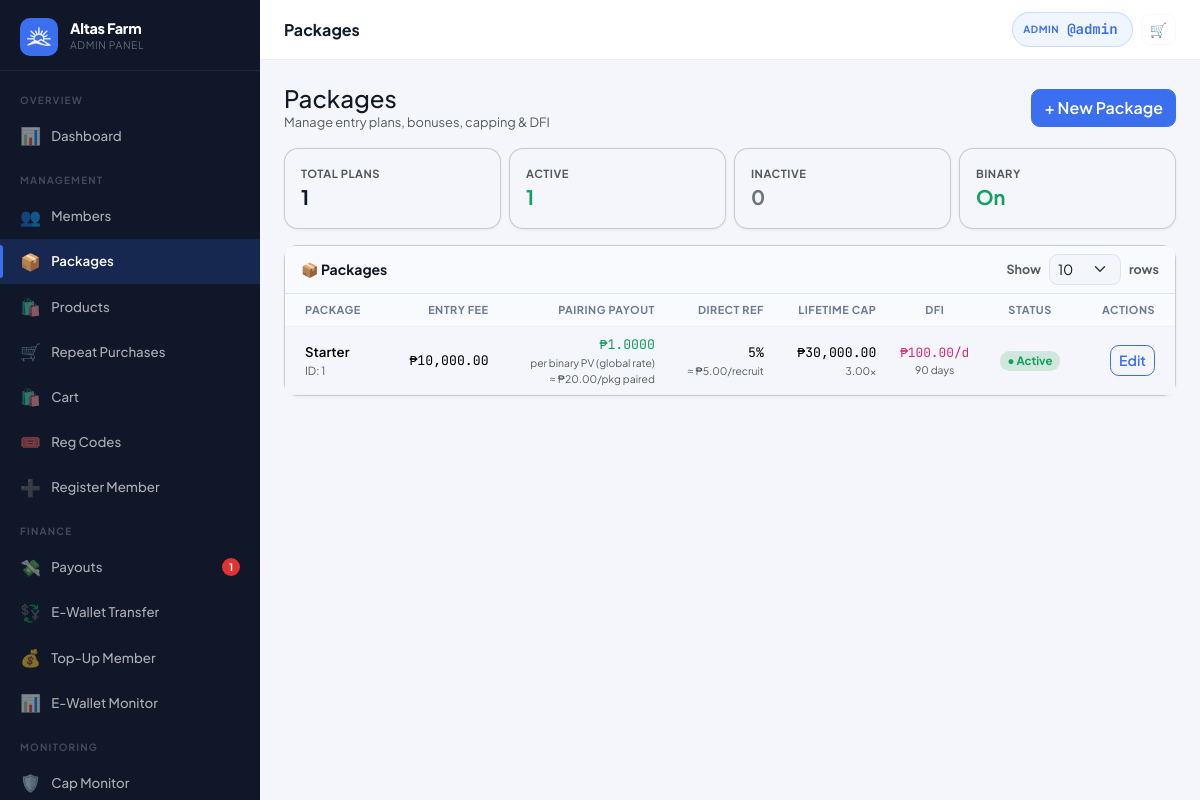
/?page=admin_packages (signed in), run on an earlier commit of the app's database.
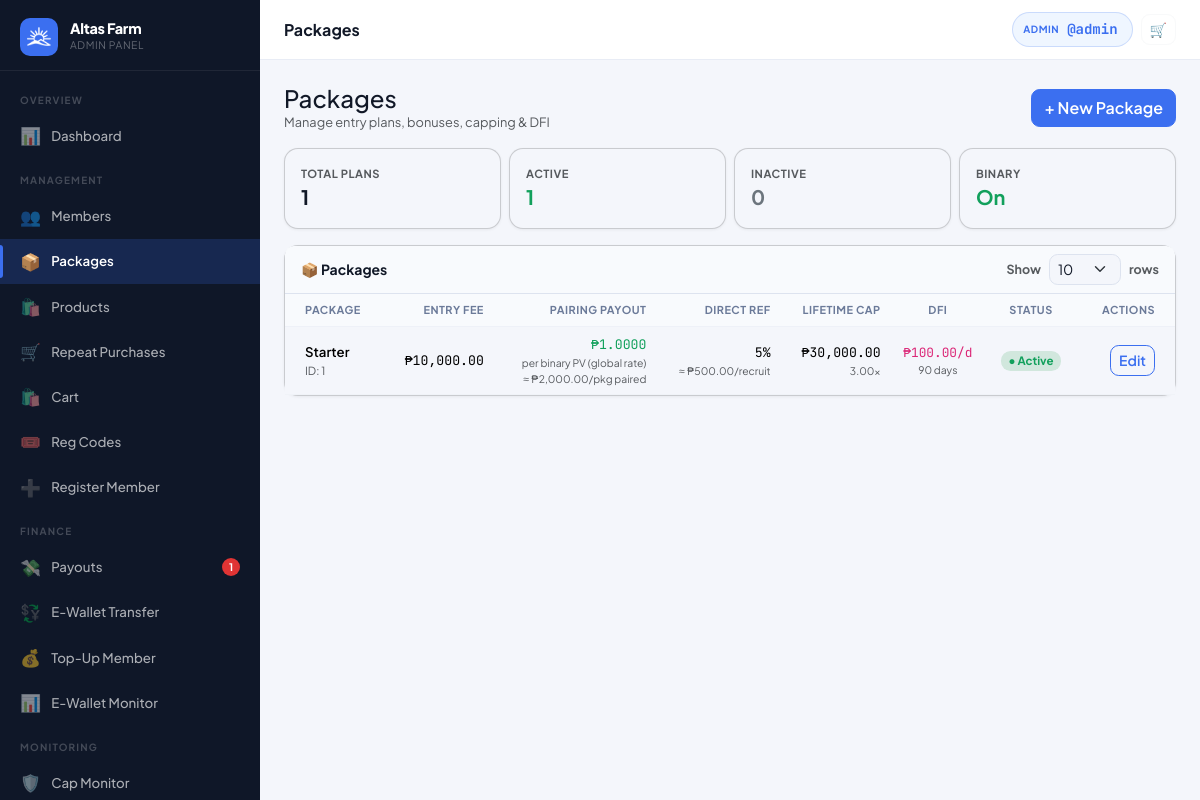
And on a later commit of the database.
### tables this page shows
CREATE TABLE settings (
  key_name   VARCHAR(80) NOT NULL PRIMARY KEY,
  value      TEXT        NOT NULL,
  updated_at TIMESTAMP DEFAULT CURRENT_TIMESTAMP ON UPDATE CURRENT_TIMESTAMP
);

CREATE TABLE users (
  id                INT UNSIGNED AUTO_INCREMENT PRIMARY KEY,
  username          VARCHAR(40)  NOT NULL UNIQUE,
  password_hash     VARCHAR(255) NOT NULL,
  role              ENUM('member','admin') NOT NULL DEFAULT 'member',
  package_id        INT UNSIGNED NULL,
  reg_code_id           INT UNSIGNED NULL,
  reg_payment_method    ENUM('code','ewallet','pending') NOT NULL DEFAULT 'code',
  reg_paid_by           INT UNSIGNED NULL,

   
  sponsor_id        INT UNSIGNED NULL,
  binary_parent_id  INT UNSIGNED NULL,
  binary_position   ENUM('left','right') NULL,

   
  left_count        INT UNSIGNED NOT NULL DEFAULT 0,
  right_count       INT UNSIGNED NOT NULL DEFAULT 0,
  pairs_paid        INT UNSIGNED NOT NULL DEFAULT 0,
  pairs_flushed     INT UNSIGNED NOT NULL DEFAULT 0,
  pairs_paid_today  INT UNSIGNED NOT NULL DEFAULT 0,   

   
  left_pv           DECIMAL(14,2) NOT NULL DEFAULT 0.00 COMMENT 'Accumulated PV on left binary leg',
  right_pv          DECIMAL(14,2) NOT NULL DEFAULT 0.00 COMMENT 'Accumulated PV on right binary leg',
  paired_pv         DECIMAL(14,2) NOT NULL DEFAULT 0.00 COMMENT 'Total paired PV lifetime',
  paired_pv_today   DECIMAL(14,2) NOT NULL DEFAULT 0.00 COMMENT 'Paired PV today (reset by midnight cron)',
  flushed_pv        DECIMAL(14,2) NOT NULL DEFAULT 0.00 COMMENT 'PV flushed in binary pairing',
  personal_pv       DECIMAL(14,2) NOT NULL DEFAULT 0.00 COMMENT 'Personal sales PV from downline product purchases',
  group_pv          DECIMAL(14,2) NOT NULL DEFAULT 0.00 COMMENT 'Group sales PV from downline',

   
  lifetime_earned       DECIMAL(14,2) NOT NULL DEFAULT 0.00,
  cap_status            ENUM('active','capped','perminact') NOT NULL DEFAULT 'active',
  capping_bypass        TINYINT(1)   NOT NULL DEFAULT 0,
  daily_cap_bypass      TINYINT(1)   NOT NULL DEFAULT 0,
  capped_at             TIMESTAMP NULL,
  last_reactivation_at  TIMESTAMP NULL,
  dfi_days_used         INT UNSIGNED NOT NULL DEFAULT 0,
  dfi_active            TINYINT(1)   NOT NULL DEFAULT 1,
  cd_active             TINYINT(1)   NOT NULL DEFAULT 0,
  ewallet_sent_today      DECIMAL(12,2) NOT NULL DEFAULT 0.00,
  ewallet_sent_this_week  DECIMAL(12,2) NOT NULL DEFAULT 0.00,

   
  full_name         VARCHAR(120) NULL,
  email             VARCHAR(120) NULL,
  mobile            VARCHAR(20)  NULL,
  gcash_number       VARCHAR(20)  NULL,
  maya_number        VARCHAR(20)  NULL,
  usdt_trc20_address VARCHAR(100) NULL,
  usdt_bep20_address VARCHAR(100) NULL,
  address            TEXT         NULL,
  photo             VARCHAR(200) NULL,

  ewallet_balance       DECIMAL(14,2) NOT NULL DEFAULT 0.00,
  withdrawable_balance  DECIMAL(14,2) NOT NULL DEFAULT 0.00,
  status                ENUM('active','suspended','pending') NOT NULL DEFAULT 'active',
  joined_at         TIMESTAMP DEFAULT CURRENT_TIMESTAMP,
  last_login        TIMESTAMP NULL,

  FOREIGN KEY (sponsor_id)       REFERENCES users(id) ON DELETE SET NULL,
  FOREIGN KEY (binary_parent_id) REFERENCES users(id) ON DELETE SET NULL,
  FOREIGN KEY (package_id)       REFERENCES packages(id) ON DELETE SET NULL
);

CREATE TABLE packages (
  id                        INT UNSIGNED AUTO_INCREMENT PRIMARY KEY,
  name                      VARCHAR(80)      NOT NULL,
  entry_fee                 DECIMAL(12,2)    NOT NULL,
  package_pv_rate           DECIMAL(14,2)    NOT NULL DEFAULT 10000.00 COMMENT 'Absolute PV amount (not a percentage) — basis for direct/indirect/DFI/binary PV',
  binary_pv_pct             DECIMAL(5,2)     NOT NULL DEFAULT 20.00 COMMENT 'Percentage of Package PV that becomes binary PV',
   
  pairing_bonus             DECIMAL(12,2)    NOT NULL DEFAULT 0.00,
  daily_pair_cap            TINYINT UNSIGNED NOT NULL DEFAULT 3,
   
  pairing_pv_pct            DECIMAL(5,2)     NOT NULL DEFAULT 0.00 COMMENT 'Pairing bonus = paired_pv * (pairing_pv_pct/100) * pv_per_peso_rate',
  daily_pair_pv_cap         DECIMAL(14,2)    NOT NULL DEFAULT 0.00 COMMENT 'Max paired PV per member per day',
   
  direct_ref_bonus          DECIMAL(12,2)    NOT NULL DEFAULT 0.00,
   
  direct_ref_pv_pct         DECIMAL(5,2)     NOT NULL DEFAULT 0.00 COMMENT 'Direct referral bonus = package_pv * (direct_ref_pv_pct/100) * pv_per_peso_rate',
   
  lifetime_cap_multiplier   DECIMAL(5,2)     NOT NULL DEFAULT 3.00,
  reactivation_fee          DECIMAL(12,2)    NOT NULL DEFAULT 0.00,
  reactivation_window_days  INT              NOT NULL DEFAULT 15,
  daily_fixed_income        DECIMAL(12,2)    NOT NULL DEFAULT 0.00,
  daily_fixed_income_days   INT              NOT NULL DEFAULT 90,
  dfi_pv_pct                DECIMAL(5,2)     NOT NULL DEFAULT 0.00 COMMENT 'DFI = package_pv * dfi_pv_pct * pv_per_peso_rate (0 = use fixed daily_fixed_income)',
  personal_pv_requirement   DECIMAL(14,2)    NOT NULL DEFAULT 0.00 COMMENT 'Per-package personal PV gate for repeat purchase commissions',
  status                    ENUM('active','inactive') NOT NULL DEFAULT 'active',
  created_at                TIMESTAMP DEFAULT CURRENT_TIMESTAMP
);

### views/admin/packages.php (the view, shortened to what the rows shown need)
<?php require 'views/partials/head.php'; ?>
<?php require 'views/partials/sidebar_admin.php'; ?>
<div class="main-content">
  <?php require 'views/partials/topbar.php'; ?>
  <div class="page-content">
    <?php
    $activePkg = count(array_filter(Package::all() ?: [], fn($p) => $p['status'] === 'active'));
    $binaryEnabled = setting('binary_enabled', '1') === '1';
    ?>
    <div class="row g-2 mb-3">
      <div class="col-6 col-md-3">
        <div class="card p-3">
          <div class="text-muted" style="font-size:.7rem;font-weight:700;text-transform:uppercase;letter-spacing:.5px;">Active</div>
          <div class="fw-bold fs-5 text-success"><?= $activePkg ?></div>
        </div>
      </div>
    </div>
    <div class="card">
      <div class="table-responsive">
        <table class="table table-hover align-middle mb-0" id="pkgTable">
          <thead style="background:#f8fafc;">
            <tr>
              <th style="padding-left:1.25rem;">Package</th>
              <th class="text-end">Entry Fee</th>
              <?php if ($binaryEnabled): ?><th class="text-end">Pairing Payout</th><?php endif; ?>
              <th class="text-end">Direct Ref</th>
              <th class="text-end">Lifetime Cap</th>
              <th class="text-center">DFI</th>
              <th class="text-center">Status</th>
              <th class="text-end" style="padding-right:1.25rem;width:100px;">Actions</th>
            </tr>
          </thead>
          <tbody>
            <?php if (empty($packages['data'])): ?>
              <tr>
                <td colspan="<?= $binaryEnabled ? '8' : '7' ?>" class="text-center py-5 text-muted">
                  <div style="font-size:2rem;opacity:.3;margin-bottom:.5rem;">📦</div>
                  <div>No packages yet.</div>
                  <div style="font-size:.8rem;">Click <strong>+ New Package</strong> to create your first plan.</div>
                </td>
              </tr>
            <?php else: ?>
              <?php foreach ($packages['data'] as $pkg):
                $lifetimeCap = (float)$pkg['entry_fee'] * (float)$pkg['lifetime_cap_multiplier'];
                $hasDfi      = Package::hasDfi((int)$pkg['id']);
                $dfiAmount   = Package::dailyFixedIncome((int)$pkg['id']);
                $dfiPvPct    = (float)$pkg['dfi_pv_pct'];
              ?>
                <tr>
                  <td style="padding-left:1.25rem;">
                    <div class="fw-semibold"><?= e($pkg['name']) ?></div>
                    <div class="text-muted" style="font-size:.7rem;">ID: <?= (int)$pkg['id'] ?></div>
                  </td>
                  <td class="text-end font-mono"><?= fmt_money($pkg['entry_fee']) ?></td>
                  <?php if ($binaryEnabled): ?>
                    <?php $binaryPv = Package::binaryPackagePv((int)$pkg['id']); $pvRate = (float)setting('pv_per_peso_rate', '1.0000'); $pairPeso = $binaryPv * $pvRate; ?>
                    <td class="text-end">
                      <div class="font-mono" style="color:var(--success);">₱<?= number_format($pvRate, 4) ?></div>
                      <div class="text-muted" style="font-size:.65rem;">per binary PV (global rate)</div>
                      <div class="text-muted" style="font-size:.65rem;">≈ <?= fmt_money($pairPeso) ?>/pkg paired</div>
                    </td>
                  <?php endif; ?>
                  <?php $pkgPv = Package::packagePv((int)$pkg['id']); $directPeso = Package::directReferralBonus($pkgPv, (int)$pkg['id']); ?>
                  <td class="text-end">
                    <div class="font-mono"><?= (float)$pkg['direct_ref_pv_pct'] ?>%</div>
                    <div class="text-muted" style="font-size:.65rem;">≈ <?= fmt_money($directPeso) ?>/recruit</div>
                  </td>
                  <td class="text-end">
                    <div class="font-mono"><?= fmt_money($lifetimeCap) ?></div>
                    <div class="text-muted" style="font-size:.65rem;"><?= $pkg['lifetime_cap_multiplier'] ?>×</div>
                  </td>
                  <td class="text-center">
                    <?php if ($hasDfi): ?>
                      <div class="font-mono" style="font-size:.8rem;color:#db2777;"><?= fmt_money($dfiAmount) ?>/d</div>
                      <?php if ($dfiPvPct > 0): ?>
                        <div class="text-muted" style="font-size:.65rem;"><?= $dfiPvPct ?>% of PV · <?= (int)$pkg['daily_fixed_income_days'] ?> days</div>
                      <?php else: ?>
                        <div class="text-muted" style="font-size:.65rem;"><?= (int)$pkg['daily_fixed_income_days'] ?> days</div>
                      <?php endif; ?>
                    <?php else: ?>
                      <span class="text-muted" style="font-size:.8rem;">—</span>
                    <?php endif; ?>
                  </td>
                  <td class="text-center">
                    <?php if ($pkg['status'] === 'active'): ?>
                      <span class="badge bg-success-subtle text-success" style="font-size:.72rem;">● Active</span>
                    <?php else: ?>
                      <span class="badge bg-secondary-subtle text-secondary" style="font-size:.72rem;">○ Inactive</span>
                    <?php endif; ?>
                  </td>
                  <td class="text-end" style="padding-right:1.25rem;">
                    <a href="<?= APP_URL ?>/?page=admin_packages&edit=<?= (int)$pkg['id'] ?>" class="btn btn-sm btn-outline-primary">Edit</a>
                  </td>
                </tr>
              <?php endforeach; ?>
            <?php endif; ?>
          </tbody>
        </table>
      </div>
    </div>
  </div>
</div>
<?php require 'views/partials/footer.php'; ?>

### views/partials/sidebar_admin.php (shortened to what the rows shown need)
<?php
$cp = current_page();
$user = Auth::user();
$initial = strtoupper(substr($user['username'] ?? 'A', 0, 1));
$pendingPayouts = (int)db()->query("SELECT COUNT(*) FROM payout_requests WHERE status='pending'")->fetchColumn();
$pendingMembers = (int)db()->query("SELECT COUNT(*) FROM users WHERE role='member' AND status='pending'")->fetchColumn();
function renderAdminNav($cp, $user, $initial, $pendingPayouts, $pendingMembers)
{ ?>
  <div class="sidebar-brand">
    <div>
      <div class="brand-name"><?= e(setting('site_name', APP_NAME)) ?></div>
      <div class="brand-sub">Admin Panel</div>
    </div>
  </div>
<?php } ?>
<div class="sidebar d-none d-lg-flex flex-column">
  <?php renderAdminNav($cp, $user, $initial, $pendingPayouts, $pendingMembers); ?>
</div>

### views/partials/topbar.php (shortened to what the rows shown need)
<?php
if (isset($_GET['page']) && $_GET['page'] === 'admin_user_view' && !empty($_GET['id']) && Auth::isAdmin()) {
  $user = getUserById((int)$_GET['id']);
  if (!$user) {
    flash('error', 'User not found.');
    redirect('/?page=admin_users');
  }
} else {
  $user = Auth::user();
}
?>
<div class="topbar-wrapper no-print">
  <div class="d-flex align-items-center gap-2">
    <a href="<?= APP_URL ?>/?page=<?= Auth::isAdmin() ? 'admin' : 'profile' ?>"
      class="topbar-balance" title="<?= e($user['username'] ?? '') ?>" style="text-decoration:none;">
      <span class="bal-label"><?= Auth::isAdmin() ? 'Admin' : 'User' ?></span>
      <span class="bal-amount">@<?= e($user['username'] ?? '') ?></span>
    </a>
  </div>
</div>

What changed in the data, as far as the page shows it:
changed packages "Starter": fmt_money($pairPeso) "₱20.00" → "₱2,000.00"; fmt_money($directPeso) "₱5.00" → "₱500.00"
